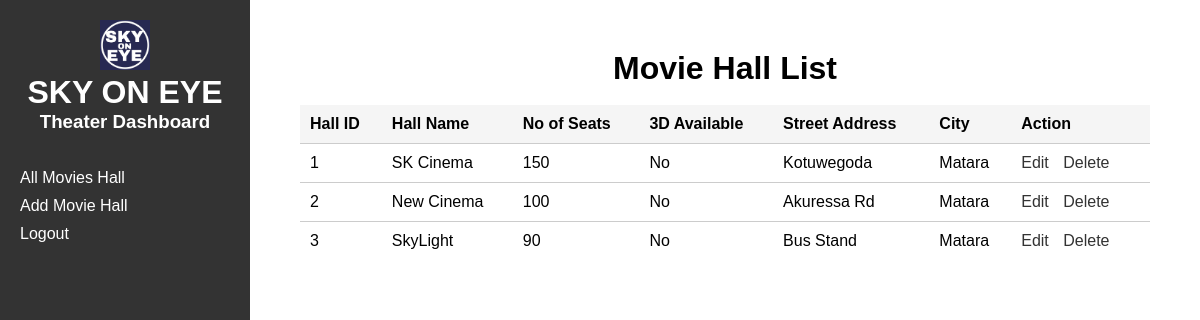
The app's page /theaterdash.php (signed in) with its own data.
### tables this page shows
CREATE TABLE `moviehalldetails` (
  `HallID` int(50) NOT NULL,
  `HallName` varchar(50) NOT NULL,
  `NoOfSeats` int(50) NOT NULL,
  `avaiable3D` tinyint(1) NOT NULL,
  `StreetAddress` varchar(200) NOT NULL,
  `City` varchar(50) NOT NULL
);

### src/theaterdash.php (the view, shortened to what this page needs)
<?php
include "config.php";
$query = "SELECT * FROM moviehalldetails";
$result = mysqli_query($conn, $query);
?>
<!DOCTYPE html>
<html>
<head>
    <link rel="stylesheet" href="./css/MovieHallList.css">
</head>
<body>
    <div class="wrapper">
        <div class="sidebar">
            <div class="sidebarHead">
                <img src="./images/logo.jfif" height="50px" width="auto">
                <h1>SKY ON EYE</h1>
                <h3>Theater Dashboard</h3>
            </div>
            <br><br>
            <ul>
                <li><a href="./allMovieHalls.php">All Movies Hall</a></li>
                <li><a href="./MovieHallFile.php">Add Movie Hall</a></li>
                <li><a href="./logout.php">Logout</a></li>
            </ul>
        </div>
        <div class="main-content">
            <h1 style="text-align: center;">Movie Hall List</h1>
            <br>
            <table>
                <tr>
                    <th>Hall ID</th>
                    <th>Hall Name</th>
                    <th>No of Seats</th>
                    <th>3D Available</th>
                    <th>Street Address</th>
                    <th>City</th>
                    <th>Action</th>
                </tr>
                <?php while ($row = mysqli_fetch_assoc($result)): ?>
                <tr>
                    <td><?php echo $row['HallID']; ?></td>
                    <td><?php echo $row['HallName']; ?></td>
                    <td><?php echo $row['NoOfSeats']; ?></td>
                    <td><?php echo ($row['avaiable3D'] == 1) ? 'Yes' : 'No'; ?></td>
                    <td><?php echo $row['StreetAddress']; ?></td>
                    <td><?php echo $row['City']; ?></td>
                    <td>
                        <a href="updateMovieHall.php?id=<?php echo $row['HallID']; ?>">Edit</a>
                        <a href="#" onclick="confirmDelete(<?php echo $row['HallID']; ?>)">Delete</a>
                    </td>
                </tr>
                <?php endwhile; ?>
            </table>
        </div>
    </div>
</body>
</html>

### src/css/MovieHallList.css (style rules this page uses)
* { margin: 0; padding: 0; box-sizing: border-box; }
body { font-family: Arial, sans-serif; }
.wrapper { display: flex; min-height: 100vh; height: 100%; }
.sidebar { background-color: #333; color: #fff; width: 250px; padding: 20px; }
.sidebarHead { text-align: center; }
.sidebar ul { list-style: none; }
.sidebar li { margin-bottom: 10px; }
.sidebar a { color: #fff; text-decoration: none; }
.main-content { padding: 50px; flex: 1; justify-content: center; }
table { width: 100%; border-collapse: collapse; }
table th, table td { padding: 10px; text-align: left; border-bottom: 1px solid #ccc; }
table th { background-color: #f5f5f5; font-weight: bold; }
table td { background-color: #fff; }
table tr:last-child td { border-bottom: none; }
table td a { color: #333; text-decoration: none; margin-right: 10px; }

### records on screen
moviehalldetails: HallID "1", HallName "SK Cinema", NoOfSeats "150", avaiable3D "No", StreetAddress "Kotuwegoda", City "Matara"
moviehalldetails: HallID "2", HallName "New Cinema", NoOfSeats "100", avaiable3D "No", StreetAddress "Akuressa Rd", City "Matara"
moviehalldetails: HallID "3", HallName "SkyLight", NoOfSeats "90", avaiable3D "No", StreetAddress "Bus Stand", City "Matara"
